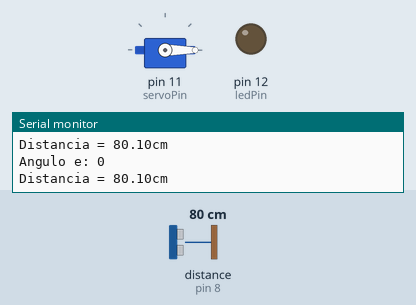
This sketch was run on a simulated Arduino Uno, built with avr-gcc and run on an emulated ATmega328P. Parts: servo, output pins drawn as LEDs (lit = HIGH), the last lines printed to the serial monitor. Wiring (inferred from the names in the program): ultrasonic range finder: trigger pin 7; echo pin 8. The test bench sets the inputs (shaded band); at power-on: distance to the obstacle (sensor on pin 8) 80 cm. The echo pulse lasts 58.3 µs per cm; pins used as bus, display or sensor lines are not drawn.

Above: at 1.8 s.
1.9 s: distance to the obstacle (sensor on pin 8) set to 2 cm
At 2.6 s:
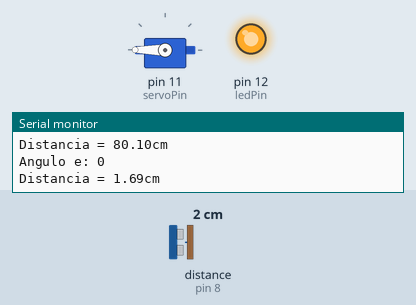
3.5 s: distance to the obstacle (sensor on pin 8) set to 35 cm
At 4.3 s:
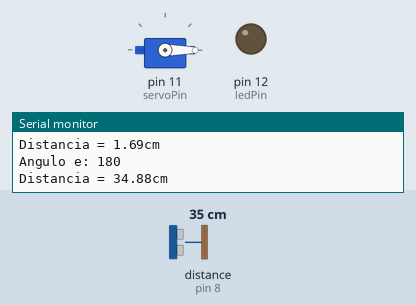
5.5 s: distance to the obstacle (sensor on pin 8) set to 4 cm
At 7.2 s:
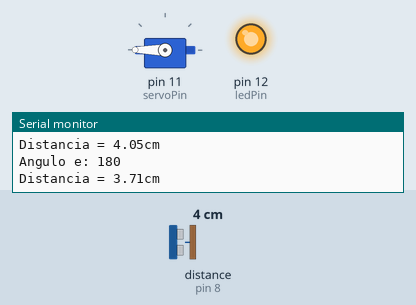
Timing chart, 0 to 8.7 s (numbered marks = the images above; inputs shaded):
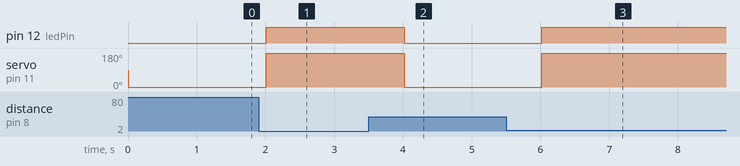

The sketch:

sketch_apr08a.ino
```cpp
#include <Servo.h>
int  servoPin = 11;
int ledPin = 12;
int trigger = 7;
int echo = 8;
float dist = 0;
Servo servoMotor;

void setup(){
  pinMode(servoPin, OUTPUT);
  Serial.begin (9600);
  servoMotor.attach (servoPin);
  pinMode(trigger, OUTPUT);
  pinMode(echo, INPUT);
  pinMode(ledPin, OUTPUT);
}

void loop(){
  digitalWrite(trigger, LOW);
  delayMicroseconds(5);
  digitalWrite(trigger, HIGH);
  delayMicroseconds(10);
  digitalWrite(trigger, LOW);
  dist = pulseIn(echo, HIGH);
  dist = dist/58;
  Serial.print("Distancia = ");
  Serial.print(dist);
  Serial.println("cm");
  if ( dist > 30 ) {
    servoMotor.write(0);
    digitalWrite(ledPin, LOW);
    delay(1000);
    Serial.println("Angulo e: " + String(servoMotor.read()));
  }
  else {
    digitalWrite(ledPin,HIGH);
    servoMotor.write(180);
    delay(1000);
    Serial.println("Angulo e: " + String(servoMotor.read()));
    }

}
```

Measured:
- after the input at 1.9 s, pin 12 (ledPin): LOW → HIGH after 0.11 s; servo on pin 11 (servoPin): 0° → 180° after 0.11 s
- after the input at 3.5 s, pin 12 (ledPin): HIGH → LOW after 0.52 s; servo on pin 11 (servoPin): 180° → 0° after 0.52 s
- after the input at 5.5 s, pin 12 (ledPin): LOW → HIGH after 0.52 s; servo on pin 11 (servoPin): 0° → 180° after 0.52 s
